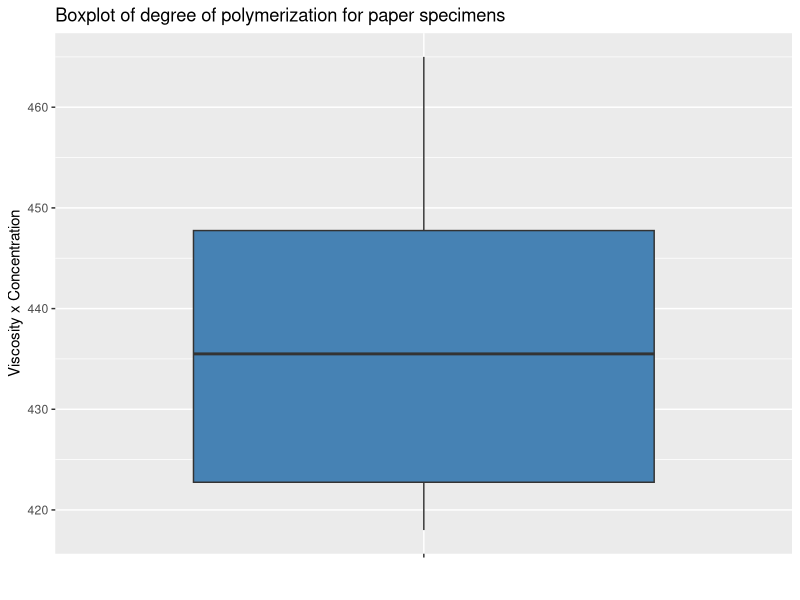

R code for this plot:
# Question 1
a_1_z_star <- qnorm(0.10)
a_1_z_star

b_1_z_star <- qnorm(0.15)
b_1_z_star

c_1_z_star <- qnorm(0.04)
c_1_z_star

# Question 2
a_2_z_star <- qt(0.10, df = 19)
a_2_z_star

b_2_z_star <- qt(0.01, df = 19)
b_2_z_star

# Question 3
a_3_z_star <- qnorm(0.005)
a_3_z_star

# Question 4
library(ggplot2)
data <- c(418, 421, 421, 422, 425, 421, 431, 434, 434, 437, 439, 446, 447, 448,
          453, 454, 463, 465)
df <- data.frame(values = data)

ggplot(df, aes(x = "", y = values)) +
  geom_boxplot(fill = "steelblue") +
  labs(title = "Boxplot of degree of polymerization for paper specimens", 
       y = "Viscosity x Concentration", x = "")

mean(data)
sd(data)

t_star <- qt(0.025, df = 16)
t_star
